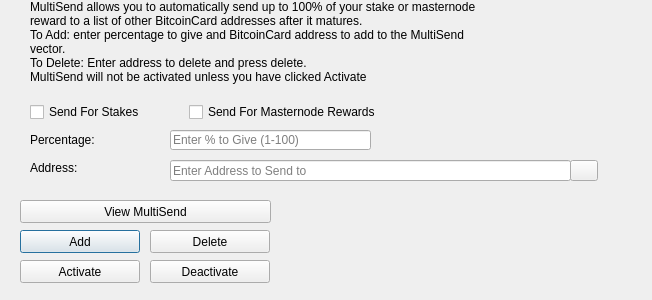
<?xml version="1.0" encoding="UTF-8"?>
<ui version="4.0">
 <class>MultiSendDialog</class>
 <widget class="QDialog" name="MultiSendDialog">
  <property name="windowModality">
   <enum>Qt::NonModal</enum>
  </property>
  <property name="geometry">
   <rect>
    <x>0</x>
    <y>0</y>
    <width>652</width>
    <height>300</height>
   </rect>
  </property>
  <property name="windowTitle">
   <string>MultiSend</string>
  </property>
  <widget class="QLineEdit" name="multiSendPercentEdit">
   <property name="geometry">
    <rect>
     <x>170</x>
     <y>130</y>
     <width>201</width>
     <height>20</height>
    </rect>
   </property>
   <property name="toolTip">
    <string>Enter whole numbers 1 - 100</string>
   </property>
   <property name="placeholderText">
    <string>Enter % to Give (1-100)</string>
   </property>
  </widget>
  <widget class="QLineEdit" name="multiSendAddressEdit">
   <property name="geometry">
    <rect>
     <x>170</x>
     <y>160</y>
     <width>401</width>
     <height>21</height>
    </rect>
   </property>
   <property name="toolTip">
    <string/>
   </property>
   <property name="placeholderText">
    <string>Enter Address to Send to</string>
   </property>
  </widget>
  <widget class="QLabel" name="label_2">
   <property name="geometry">
    <rect>
     <x>30</x>
     <y>0</y>
     <width>451</width>
     <height>121</height>
    </rect>
   </property>
   <property name="lineWidth">
    <number>1</number>
   </property>
   <property name="text">
    <string>MultiSend allows you to automatically send up to 100% of your stake or masternode reward to a list of other BitcoinCard addresses after it matures.
To Add: enter percentage to give and BitcoinCard address to add to the MultiSend vector.
To Delete: Enter address to delete and press delete.
MultiSend will not be activated unless you have clicked Activate</string>
   </property>
   <property name="alignment">
    <set>Qt::AlignLeading|Qt::AlignLeft|Qt::AlignTop</set>
   </property>
   <property name="wordWrap">
    <bool>true</bool>
   </property>
  </widget>
  <widget class="QLabel" name="message">
   <property name="geometry">
    <rect>
     <x>290</x>
     <y>200</y>
     <width>351</width>
     <height>91</height>
    </rect>
   </property>
   <property name="text">
    <string/>
   </property>
  </widget>
  <widget class="QPushButton" name="addButton">
   <property name="geometry">
    <rect>
     <x>20</x>
     <y>230</y>
     <width>120</width>
     <height>23</height>
    </rect>
   </property>
   <property name="toolTip">
    <string/>
   </property>
   <property name="statusTip">
    <string>Add to MultiSend Vector</string>
   </property>
   <property name="text">
    <string>Add</string>
   </property>
  </widget>
  <widget class="QPushButton" name="disableButton">
   <property name="geometry">
    <rect>
     <x>150</x>
     <y>260</y>
     <width>120</width>
     <height>23</height>
    </rect>
   </property>
   <property name="statusTip">
    <string>Deactivate MultiSend</string>
   </property>
   <property name="text">
    <string>Deactivate</string>
   </property>
  </widget>
  <widget class="QPushButton" name="addressBookButton">
   <property name="geometry">
    <rect>
     <x>570</x>
     <y>160</y>
     <width>28</width>
     <height>21</height>
    </rect>
   </property>
   <property name="toolTip">
    <string>Choose an address from the address book</string>
   </property>
   <property name="text">
    <string/>
   </property>
   <property name="icon">
    <iconset resource="../bitcoincard.qrc">
     <normaloff>:/icons/address-book</normaloff>:/icons/address-book</iconset>
   </property>
   <property name="shortcut">
    <string>Alt+A</string>
   </property>
   <property name="autoDefault">
    <bool>false</bool>
   </property>
  </widget>
  <widget class="QLabel" name="label">
   <property name="geometry">
    <rect>
     <x>30</x>
     <y>130</y>
     <width>121</width>
     <height>20</height>
    </rect>
   </property>
   <property name="toolTip">
    <string>Percentage of stake to send</string>
   </property>
   <property name="text">
    <string>Percentage:</string>
   </property>
  </widget>
  <widget class="QLabel" name="label_5">
   <property name="geometry">
    <rect>
     <x>30</x>
     <y>160</y>
     <width>111</width>
     <height>16</height>
    </rect>
   </property>
   <property name="toolTip">
    <string>Address to send portion of stake to</string>
   </property>
   <property name="text">
    <string>Address:</string>
   </property>
  </widget>
  <widget class="QPushButton" name="deleteButton">
   <property name="geometry">
    <rect>
     <x>150</x>
     <y>230</y>
     <width>120</width>
     <height>23</height>
    </rect>
   </property>
   <property name="toolTip">
    <string/>
   </property>
   <property name="statusTip">
    <string>Delete Address From MultiSend Vector</string>
   </property>
   <property name="text">
    <string>Delete</string>
   </property>
  </widget>
  <widget class="QPushButton" name="activateButton">
   <property name="geometry">
    <rect>
     <x>20</x>
     <y>260</y>
     <width>120</width>
     <height>23</height>
    </rect>
   </property>
   <property name="statusTip">
    <string>Activate MultiSend</string>
   </property>
   <property name="text">
    <string>Activate</string>
   </property>
  </widget>
  <widget class="QPushButton" name="viewButton">
   <property name="geometry">
    <rect>
     <x>20</x>
     <y>200</y>
     <width>251</width>
     <height>23</height>
    </rect>
   </property>
   <property name="toolTip">
    <string/>
   </property>
   <property name="statusTip">
    <string>View MultiSend Vector</string>
   </property>
   <property name="text">
    <string>View MultiSend</string>
   </property>
  </widget>
  <widget class="QWidget" name="horizontalLayoutWidget">
   <property name="geometry">
    <rect>
     <x>30</x>
     <y>100</y>
     <width>351</width>
     <height>24</height>
    </rect>
   </property>
   <layout class="QHBoxLayout" name="horizontalLayout">
    <item>
     <widget class="QCheckBox" name="multiSendStakeCheckBox">
      <property name="text">
       <string>Send For Stakes</string>
      </property>
     </widget>
    </item>
    <item>
     <widget class="QCheckBox" name="multiSendMasternodeCheckBox">
      <property name="text">
       <string>Send For Masternode Rewards</string>
      </property>
     </widget>
    </item>
   </layout>
  </widget>
 </widget>
 <resources>
  <include location="../bitcoincard.qrc"/>
 </resources>
 <connections/>
</ui>
